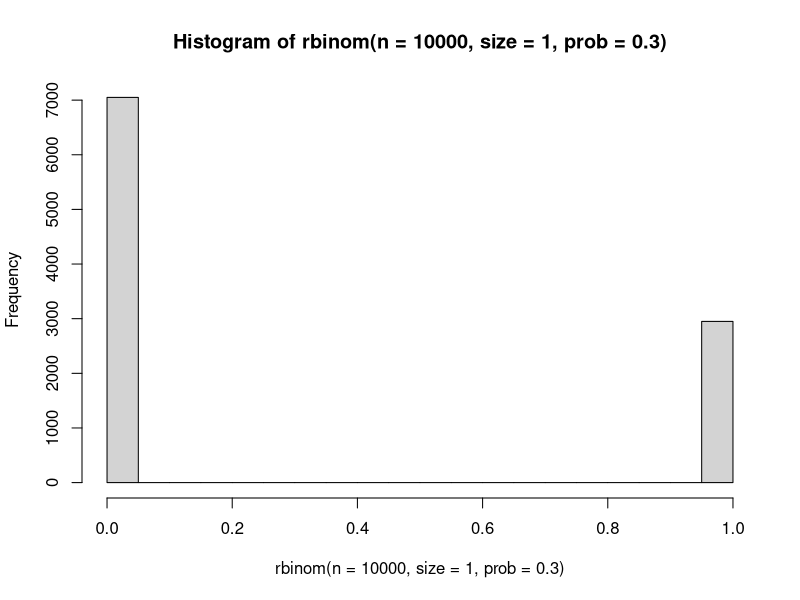
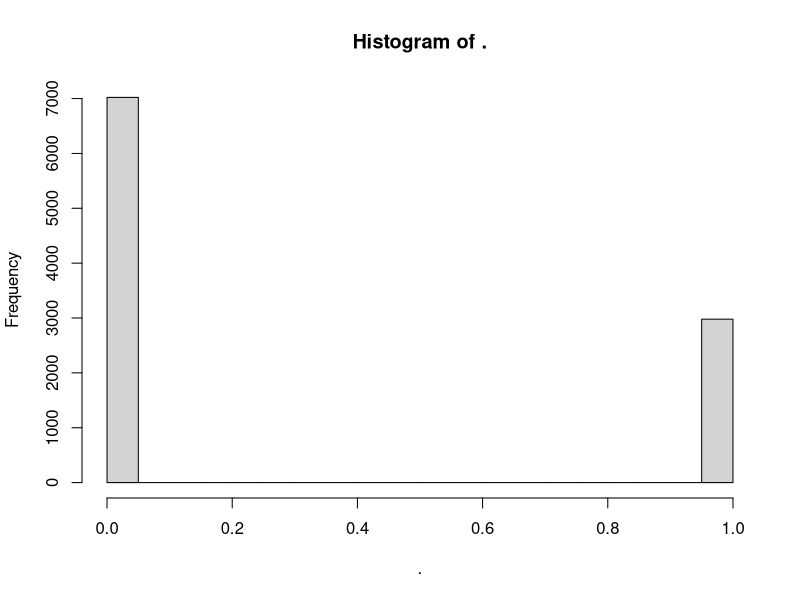
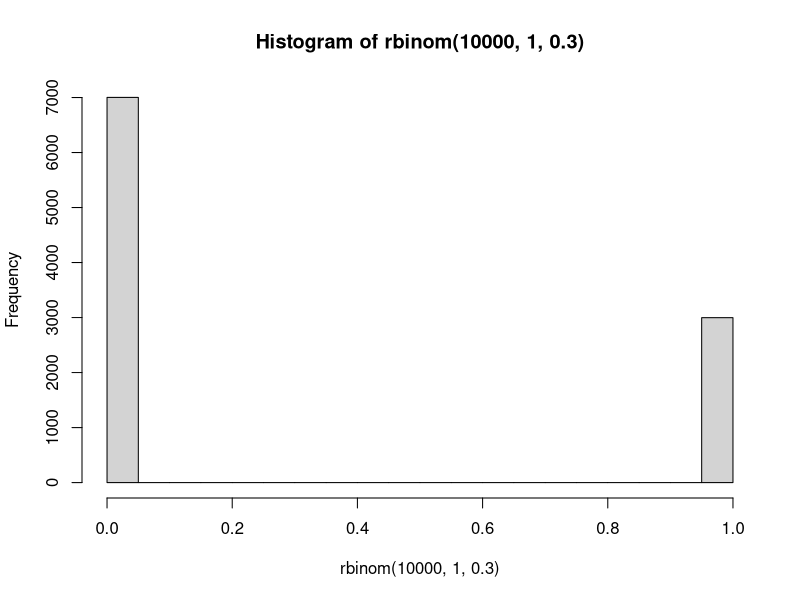
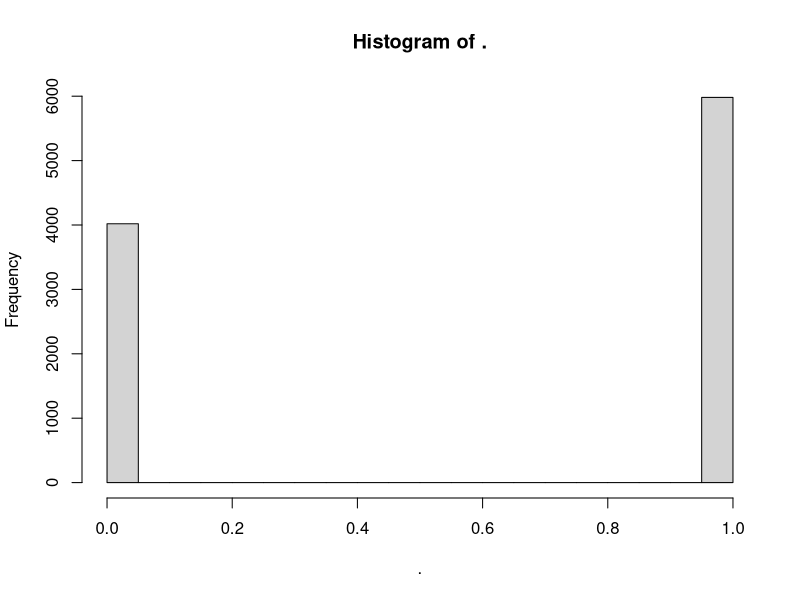

Source code (R) for these figures, in order:
## ---- chunk 1
?rbinom
?rgeom
?rpois
## ---- chunk 2

# generate a single Bernoulli random variable:
library(purrr)
rbernoulli(n = 1, p=.5) 

# generate a single Binomial random variable:
rbinom(n = 1, size = 10, prob = .3)

# generate a single Geometric random variable:

# generate a single Poisson random variable:
## ---- chunk 3
# generate 10 Bernoulli random variables:
rbernoulli(n = 10, p=.5) 

# generate 10 Binomial random variables:

# generate 10 Geometric random variables:

# generate 10 Poisson random variables:

## ---- chunk 4
# Bernoulli:
hist(rbinom(n = 10000,size = 1,prob = .3))
# or 
library(magrittr)
rbinom(10000,1,.3) %>% hist

# Binomial:

# Geometric:

# Poisson:

## ---- chunk 5
# Bernoulli:
hist(rbinom(10000,1,.3))
# or 
library(magrittr)
rbinom(10000,1,.6) %>% hist

# Binomial:

# Geometric:

# Poisson:

## ---- chunk 6
# Turn on caps lock and let it rip:
myFlips = "HTHHTHTHTTHH..."
nchar(myFlips)  #make sure it length 200
